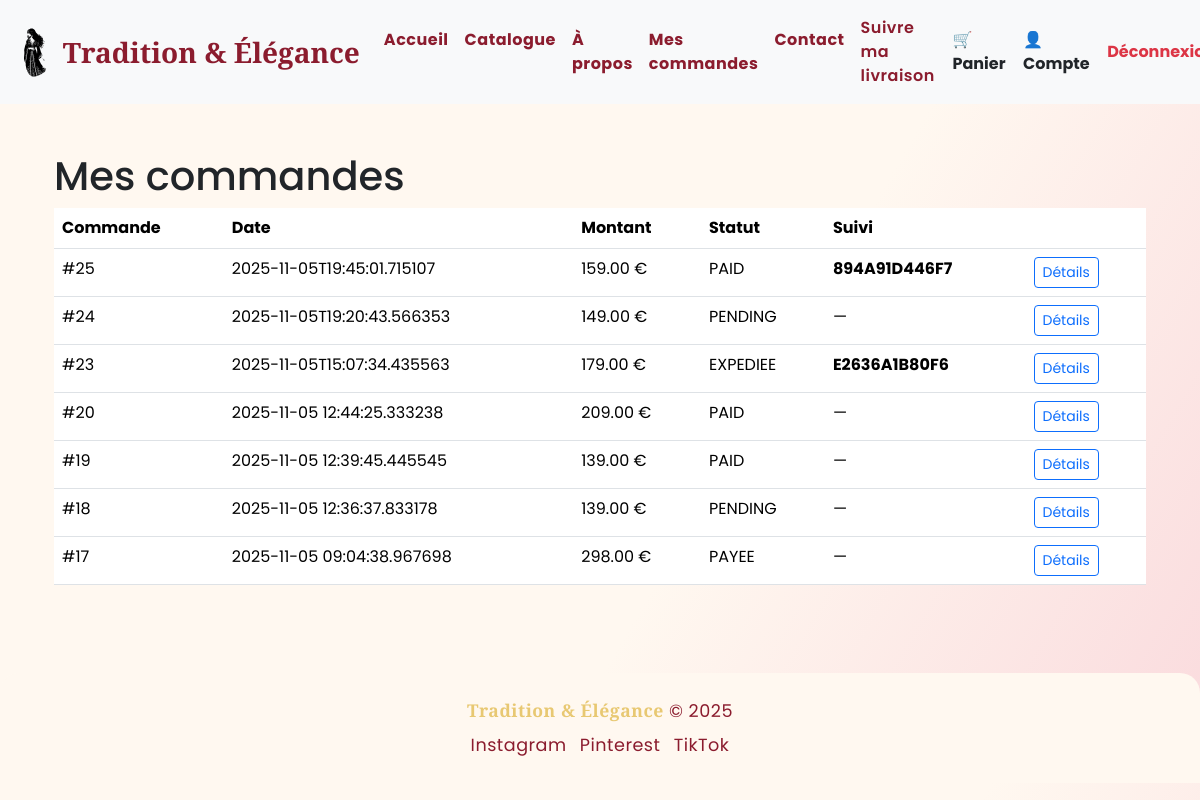
Screenshot of /order/my-orders (signed in) with the database file from the repository.
### app/models.py (models this page shows)
class Order(db.Model):
    __tablename__ = "order"
    id = db.Column(db.Integer, primary_key=True)
    user_id = db.Column(db.Integer, db.ForeignKey("user.id"))
    status = db.Column(db.String(20))
    total_cents = db.Column(db.Integer)
    created_at = db.Column(db.DateTime, server_default=text("CURRENT_TIMESTAMP"))
    payment_id = db.Column(db.Integer)   # optional FK depending on app logic
    invoice_id = db.Column(db.Integer)
    validated_at = db.Column(db.DateTime)
    paid_at = db.Column(db.DateTime)
    shipped_at = db.Column(db.DateTime)
    delivered_at = db.Column(db.DateTime)
    cancelled_at = db.Column(db.DateTime)
    refunded_at = db.Column(db.DateTime)
    user = db.relationship("User", back_populates="orders")
    items = db.relationship("OrderItem", back_populates="order", cascade="all, delete-orphan")
    payments = db.relationship("Payment", back_populates="order", cascade="all, delete-orphan")
    delivery = db.relationship("Delivery", back_populates="order", uselist=False)

### app/routes/order_routes.py (the view)
@order_bp.route("/order/my-orders")
def my_orders():
    uid = session.get("user_id")
    current_app.logger.debug("my-orders route session user_id: %r", uid)
    if uid is None:
        flash("Connectez-vous pour voir vos commandes.", "warning")
        return redirect(url_for("auth.login"))
    services = current_app.extensions.get("services", {})
    order_svc = services.get("order")
    if not order_svc:
        current_app.logger.error("order service missing in services")
        flash("Service de commande indisponible.", "danger")
        return redirect(url_for("catalogue.catalogue"))
    candidates = []
    try:
        candidates.append(uid)
        if isinstance(uid, str) and uid.isdigit():
            candidates.append(int(uid))
        if isinstance(uid, int):
            candidates.append(str(uid))
    except Exception:
        pass
    orders = []
    for cand in candidates:
        try:
            current_app.logger.debug("Trying get_user_orders(%r)", cand)
            orders = order_svc.get_user_orders(cand) or []
            current_app.logger.debug("Found %d orders for %r", len(orders), cand)
            if orders:
                break
        except Exception:
            current_app.logger.exception("order_svc.get_user_orders failed for %r", cand)
            orders = []
    def _normalize_orders(raw_orders):
        out = []
        for o in raw_orders or []:
            its = []
            for it in o.get("items", []) if isinstance(o, dict) else getattr(o, "items", []):
                if isinstance(it, dict):
                    pid = it.get("product_id") or it.get("id")
                    qty = int(it.get("quantity", 1))
                    price = int(it.get("price_cents", 0))
                    subtotal = int(it.get("subtotal_cents", price * qty))
                else:
                    pid = getattr(it, "product_id", None) or getattr(it, "id", None)
                    qty = int(getattr(it, "quantity", 1))
                    price = int(getattr(it, "price_cents", 0) or 0)
                    subtotal = price * qty
                its.append({"product_id": pid, "quantity": qty, "price_cents": price, "subtotal_cents": subtotal})
            tracking = None
            if isinstance(o, dict):
                tracking = o.get("tracking_number") or (o.get("delivery") and o["delivery"].get("tracking_number")) if o.get("delivery") else o.get("tracking_number")
            else:
                tracking = getattr(o, "tracking_number", None) or (getattr(getattr(o, "delivery", None), "tracking_number", None))
            out.append({
                "id": o.get("id") if isinstance(o, dict) else getattr(o, "id", None),
                "status": o.get("status") if isinstance(o, dict) else getattr(o, "status", None),
                "total_cents": int(o.get("total_cents", 0) if isinstance(o, dict) else getattr(o, "total_cents", 0)),
                "items": its,
                "created_at": o.get("created_at") if isinstance(o, dict) else getattr(o, "created_at", None),
                "tracking_number": tracking
            })
        return out
    orders = _normalize_orders(orders)
    return render_template("account/orders.html", orders=orders)

### app/services_init.py (called while the page is built)
def _connect():
    return sqlite3.connect(str(DB_PATH))

### app/templates/account/orders.html
{% extends "base.html" %} {% block title %}Mes commandes{% endblock %} {% block content %}
<div class="container mt-4">
    <h1>Mes commandes</h1>
    {% if orders %}
    <table class="table">
        <thead>
            <tr>
                <th>Commande</th>
                <th>Date</th>
                <th>Montant</th>
                <th>Statut</th>
                <th>Suivi</th>
                <th></th>
            </tr>
        </thead>
        <tbody>
            {% for o in orders %}
            <tr>
                <td>#{{ o.id }}</td>
                <td>{{ o.created_at }}</td>
                <td>{{ '%.2f'|format(o.total_cents/100) }} €</td>
                <td>{{ o.status }}</td>
                <td>
                    {% if o.delivery and (o.delivery.tracking_number is defined) and o.delivery.tracking_number %}
                        <strong>{{ o.delivery.tracking_number }}</strong>
                    {% elif o.tracking_number is defined and o.tracking_number %}
                        <strong>{{ o.tracking_number }}</strong>
                    {% elif o.shipment and (o.shipment.tracking_number is defined) and o.shipment.tracking_number %}
                        <strong>{{ o.shipment.tracking_number }}</strong>
                    {% elif o.shipped_tracking is defined and o.shipped_tracking %}
                        <strong>{{ o.shipped_tracking }}</strong>
                    {% else %}
                        —
                    {% endif %}
                </td>
                <td>
                    <a class="btn btn-sm btn-outline-primary" href="{{ url_for('order.confirm', order_id=o.id) }}">Détails</a>
                </td>
            </tr>
            {% endfor %}
        </tbody>
    </table>
    {% else %}
    <p>Aucune commande pour l'instant.</p>
    {% endif %}
</div>
{% endblock %}

### app/static/elegance.css (style rules this page uses)
body { background: linear-gradient(120deg, #FFF8F0 60%, #FADADD 100%); font-family: 'Poppins', 'Inter', sans-serif; }

### rows the page displays
Order: id "25", created_at "2025-11-05T19:45:01.715107", o.total_cents/100 "159.00", status "PAID", tracking_number "894A91D446F7"
Order: id "24", created_at "2025-11-05T19:20:43.566353", o.total_cents/100 "149.00", status "PENDING"
Order: id "23", created_at "2025-11-05T15:07:34.435563", o.total_cents/100 "179.00", status "EXPEDIEE", tracking_number "E2636A1B80F6"
Order: id "20", created_at "2025-11-05 12:44:25.333238", o.total_cents/100 "209.00", status "PAID"
Order: id "19", created_at "2025-11-05 12:39:45.445545", o.total_cents/100 "139.00", status "PAID"
Order: id "18", created_at "2025-11-05 12:36:37.833178", o.total_cents/100 "139.00", status "PENDING"
Order: id "17", created_at "2025-11-05 09:04:38.967698", o.total_cents/100 "298.00", status "PAYEE"
